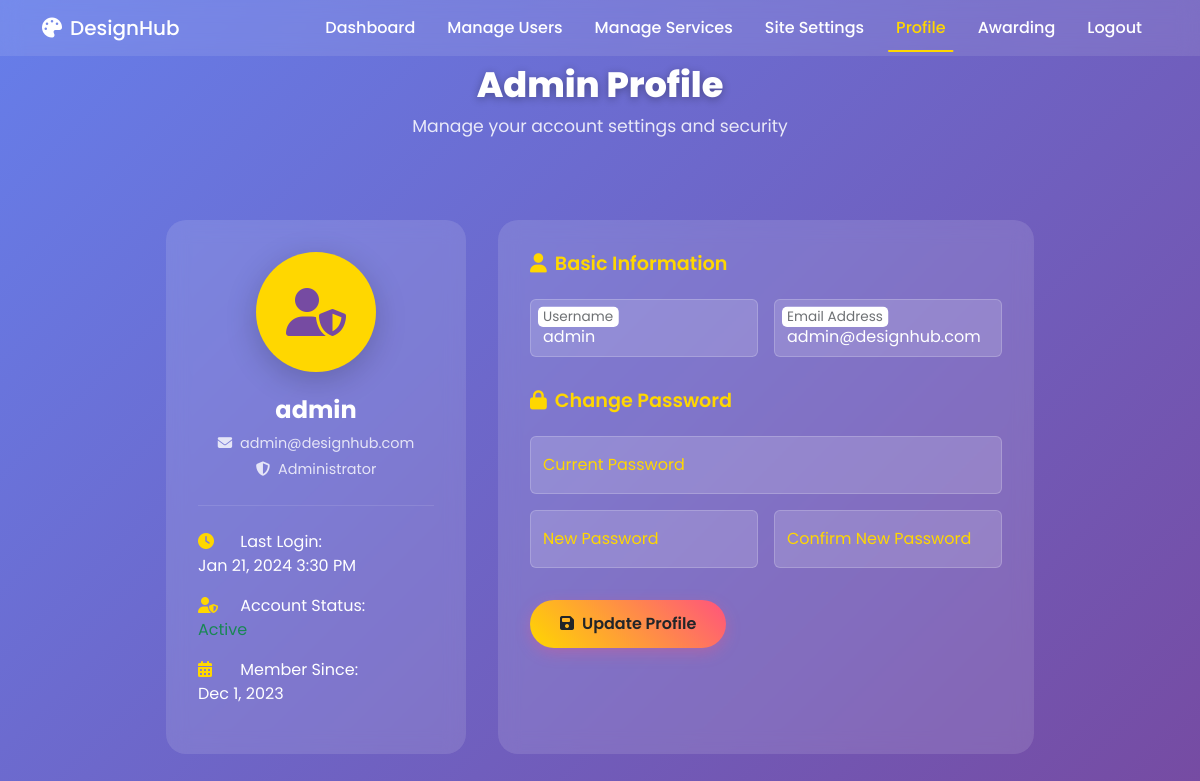
Screenshot of /admin/profile.php (signed in) with the database file from the repository.
### tables this page shows
CREATE TABLE users (
    id INT AUTO_INCREMENT PRIMARY KEY,
    username VARCHAR(50) UNIQUE NOT NULL,
    email VARCHAR(100) UNIQUE NOT NULL,
    password VARCHAR(100) NOT NULL,  
    role ENUM('client', 'vendor', 'admin') DEFAULT 'client',
    last_login TIMESTAMP NULL,
    created_at TIMESTAMP DEFAULT CURRENT_TIMESTAMP,
    updated_at TIMESTAMP DEFAULT CURRENT_TIMESTAMP ON UPDATE CURRENT_TIMESTAMP,
    status ENUM('active', 'inactive', 'suspended') DEFAULT 'active'
);

### admin/profile.php (the view, shortened to what this page needs)
<?php
require_once '../includes/db.php';
$admin_id = $_SESSION['user_id'];
$stmt = mysqli_prepare($conn, "SELECT * FROM users WHERE id = ? AND role = 'admin'");
mysqli_stmt_bind_param($stmt, 'i', $admin_id);
mysqli_stmt_execute($stmt);
$result = mysqli_stmt_get_result($stmt);
$profile = mysqli_fetch_assoc($result);
$last_login = "2024-01-21 15:30:00";
?>
<!DOCTYPE html>
<html lang="en">
<head>
    <link href="https://cdnjs.cloudflare.com/ajax/libs/font-awesome/6.4.0/css/all.min.css" rel="stylesheet">
    <link href="https://cdn.jsdelivr.net/npm/bootstrap@5.3.0/dist/css/bootstrap.min.css" rel="stylesheet">
</head>
<body>
    <nav class="navbar navbar-expand-lg fixed-top py-2">
        <div class="container">
            <a class="navbar-brand" href="dashboard.php"><i class="fas fa-palette me-2"></i>DesignHub</a>
            <div class="collapse navbar-collapse" id="nav">
                <ul class="navbar-nav ms-auto">
                    <li class="nav-item"><a class="nav-link" href="dashboard.php">Dashboard</a></li>
                    <li class="nav-item"><a class="nav-link" href="manage_users.php">Manage Users</a></li>
                    <li class="nav-item"><a class="nav-link" href="manage_services.php">Manage Services</a></li>
                    <li class="nav-item"><a class="nav-link" href="site_settings.php">Site Settings</a></li>
                    <li class="nav-item"><a class="nav-link active" href="profile.php">Profile</a></li>
                    <li class="nav-item"><a class="nav-link" href="awards.php">Awarding</a></li>
                    <li class="nav-item"><a class="nav-link" href="../logout.php">Logout</a></li>
                </ul>
            </div>
        </div>
    </nav>
    <section class="admin-hero">
        <h1>Admin Profile</h1>
        <p>Manage your account settings and security</p>
    </section>
    <div class="profile-container">
        <div class="profile-grid">
            <div class="profile-sidebar">
                <div class="profile-avatar">
                    <i class="fas fa-user-shield"></i>
                </div>
                <div class="profile-info">
                    <h3><?= htmlspecialchars($profile['username']) ?></h3>
                    <p><i class="fas fa-envelope me-2"></i><?= htmlspecialchars($profile['email']) ?></p>
                    <p><i class="fas fa-shield-alt me-2"></i>Administrator</p>
                </div>
                <div class="profile-stats">
                    <div class="stat-item">
                        <i class="fas fa-clock me-2"></i>
                        Last Login:<br>
                        <?= date('M j, Y g:i A', strtotime($last_login)) ?>
                    </div>
                    <div class="stat-item">
                        <i class="fas fa-user-shield me-2"></i>
                        Account Status:<br>
                        <span class="text-success">Active</span>
                    </div>
                    <div class="stat-item">
                        <i class="fas fa-calendar-alt me-2"></i>
                        Member Since:<br>
                        <?= date('M j, Y', strtotime($profile['created_at'])) ?>
                    </div>
                </div>
            </div>
            <div class="profile-main">
                <form method="POST" class="needs-validation" novalidate>
                    <div class="form-section">
                        <h4><i class="fas fa-user me-2"></i>Basic Information</h4>
                        <div class="row g-3">
                            <div class="col-md-6">
                                <div class="form-floating">
                                    <input type="text" class="form-control" id="username" name="username" placeholder="Username" value="<?= htmlspecialchars($profile['username']) ?>" required>
                                    <label for="username">Username</label>
                                </div>
                            </div>
                            <div class="col-md-6">
                                <div class="form-floating">
                                    <input type="email" class="form-control" id="email" name="email" placeholder="Email" value="<?= htmlspecialchars($profile['email']) ?>" required>
                                    <label for="email">Email Address</label>
                                </div>
                            </div>
                        </div>
                    </div>
                    <div class="form-section">
                        <h4><i class="fas fa-lock me-2"></i>Change Password</h4>
                        <div class="row g-3">
                            <div class="col-md-12">
                                <div class="form-floating">
                                    <input type="password" class="form-control" id="current_password" name="current_password" placeholder="Current Password">
                                    <label for="current_password">Current Password</label>
                                </div>
                            </div>
                            <div class="col-md-6">
                                <div class="form-floating">
                                    <input type="password" class="form-control" id="new_password" name="new_password" placeholder="New Password">
                                    <label for="new_password">New Password</label>
                                </div>
                            </div>
                            <div class="col-md-6">
                                <div class="form-floating">
                                    <input type="password" class="form-control" id="confirm_password" name="confirm_password" placeholder="Confirm Password">
                                    <label for="confirm_password">Confirm New Password</label>
                                </div>
                            </div>
                        </div>
                    </div>
                    <button type="submit" class="btn btn-update">
                        <i class="fas fa-save me-2"></i>Update Profile
                    </button>
                </form>
            </div>
        </div>
    </div>
</body>
</html>

### admin/profile.php (style rules this page uses)
* { margin:0; padding:0; box-sizing:border-box; }
body { font-family:'Poppins',sans-serif; background: linear-gradient(135deg,#667eea,#764ba2); color:#fff; min-height:100vh; overflow-x:hidden; }
.navbar { background:rgba(255,255,255,0.1)!important; backdrop-filter:blur(10px); transition:background .3s,box-shadow .3s; }
.navbar-brand, .nav-link { color:#fff!important; font-weight:500; }
.nav-link.active, .nav-link:hover { color:#ffd700!important; }
.nav-link { margin:0 .5rem; position:relative; }
.nav-link::after { content:''; position:absolute; bottom:-4px; left:50%; width:0; height:2px; background:#ffd700; transform:translateX(-50%); transition:width .3s; }
.nav-link:hover::after, .nav-link.active::after { width:100%; }
.admin-hero { padding:4rem 1rem 2rem; text-align:center; animation:fadeInUp 1s both; }
.admin-hero h1 { font-size:2.2rem; font-weight:800; text-shadow:0 2px 8px rgba(0,0,0,0.3); }
.admin-hero p { font-size:1.08rem; opacity:.85; }
.profile-container { max-width:900px; margin:2rem auto; padding:0 1rem; }
.profile-grid { display:grid; grid-template-columns: 300px 1fr; gap:2rem; }
.profile-sidebar { background:rgba(255,255,255,0.12); backdrop-filter:blur(10px); border-radius:20px; padding:2rem; text-align:center; animation:float 7s ease-in-out infinite; }
.profile-avatar { width:120px; height:120px; margin:0 auto 1.5rem; border-radius:50%; background:#ffd700; display:flex; align-items:center; justify-content:center; font-size:3rem; color:#764ba2; box-shadow:0 8px 32px rgba(0,0,0,0.2); }
.profile-info h3 { font-size:1.5rem; font-weight:700; margin-bottom:.5rem; }
.profile-info p { font-size:.9rem; opacity:.8; margin-bottom:.3rem; }
.profile-stats { margin-top:1.5rem; padding-top:1.5rem; border-top:1px solid rgba(255,255,255,0.1); }
.stat-item { margin-bottom:1rem; text-align:left; }
.stat-item i { width:30px; color:#ffd700; }
.profile-main { background:rgba(255,255,255,0.12); backdrop-filter:blur(10px); border-radius:20px; padding:2rem; animation:float 7s ease-in-out infinite; }
.form-section { margin-bottom:2rem; }
.form-section h4 { color:#ffd700; font-size:1.2rem; font-weight:600; margin-bottom:1.5rem; }
.form-floating label { color:#ffd700; }
.form-control { background:rgba(255,255,255,0.15); border:1px solid rgba(255,255,255,0.2); color:#fff; }
.btn-update { background:linear-gradient(45deg,#ffd700,#ff537e); border:none; padding:12px 30px; font-weight:600; border-radius:50px; box-shadow:0 5px 15px rgba(255,83,126,0.3); transition:all .3s; }

### rows the page displays
users: username "admin", email "admin@designhub.com", created_at "Dec 1, 2023"

### other values shown
date('M j, Y g:i A', strtotime($last_login)) "Jan 21, 2024 3:30 PM"
